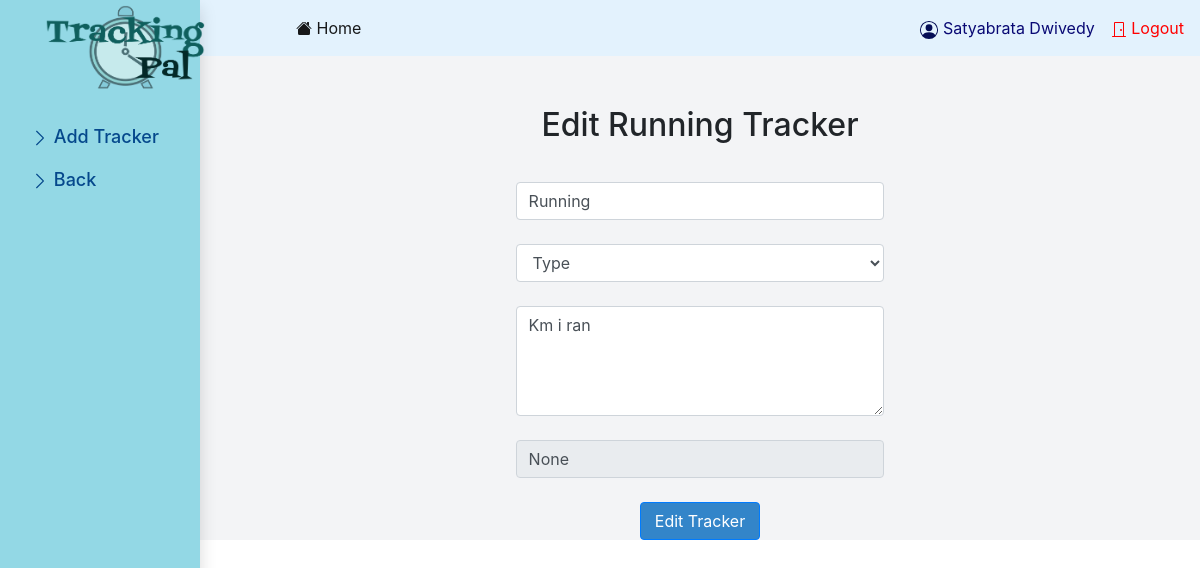
Screenshot of /editTracker/1 (signed in) with the database file from the repository.
### models.py (models this page shows)
class User(db.Model,UserMixin):
    id = db.Column(db.Integer, primary_key=True)
    user_name = db.Column(db.String(100), unique=True)
    password = db.Column(db.String(100))
    name = db.Column(db.String(1000))

class Tracker(db.Model):
     __tablename__ = 'tracker'
     tracker_id=db.Column(db.Integer,primary_key=True,)
     user_name=db.Column(db.String,db.ForeignKey("user.user_name"),nullable=False)
     tracker_name=db.Column(db.String,nullable=False)
     description=db.Column(db.String)
     tracker_type=db.Column(db.String,nullable=False)
     options=db.Column(db.String)
     relative=db.relationship("Log_table",cascade='all,delete',backref="tracker")

### main.py (the view, shortened to what this page needs)
@main.route('/editTracker/<track_id>',methods=['GET','POST'])
@login_required
def editTracker(track_id):
    if request.method=='GET':
        tracker=Tracker.query.filter(Tracker.tracker_id==track_id).first()
        return render_template('edittracker.html',tracker=tracker,name=current_user.name)

### __init__.py (called while the page is built)
def create_app():
    app = Flask(__name__)
    num=16
    res=''.join(secrets.choice(string.ascii_letters + string.digits)for x in range(num))
    app.config['SECRET_KEY'] = "this_is_the_secret_key"
    app.config['SQLALCHEMY_DATABASE_URI'] = 'sqlite:///database.sqlite'
    db.init_app(app)
    login_manager = LoginManager()
    login_manager.login_view = 'auth.login'
    login_manager.init_app(app)
    from models import User
    @login_manager.user_loader
    def load_user(user_id):
        return User.query.get(int(user_id))
    from authenticate import auth as auth_blueprint
    app.register_blueprint(auth_blueprint)
    from main import main as main_blueprint
    app.register_blueprint(main_blueprint)
    return app

### templates/edittracker.html (shortened to what this page needs)
{% extends 'dashboardbase.html' %}
{% block content %}
<div class="container">
  <div class="mx-auto text-center" style="padding-bottom: 30px;">
    <h2>Edit {{tracker['tracker_name']}} Tracker</h2>
  </div>
  <div class="mx-auto text-center" style="width:40% ;height:20% ;">
    <form method="POST" id="add-form">
        <div class="form-outline mb-4">
          <input type="text" id="trackername" name="tname" class="form-control" placeholder="Tracker Name" value="{{tracker['tracker_name']}}" required/>
        </div>
        <div class="form-outline mb-4">
          <select class="form-control" id="choices" name="choices" onchange="entextbox(this)" required>
            <option value="" disabled selected hidden>Type</option>
          </select>
        </div>
        <div class="form-outline mb-4">
          <textarea class="form-control" id="description" name="desc" rows="4" placeholder="Description">{{tracker['description']}}</textarea>
        </div>
        <div class="form-outline mb-4">
          <input type="text" id="sets" name="sets" class="form-control" value="{{tracker['options']}}" placeholder="Give comma separated values for option" disabled/>
        </div>
        <button type="submit" class="btn btn-primary btn-block mx-auto" style="width:120px ;">Edit Tracker</button>
      </form>
    </div>
</div>
{% endblock%}

### templates/dashboardbase.html (shortened to what this page needs)
<!doctype html>
<html lang="en">
  <head>
    <link rel="stylesheet" href="https://cdn.jsdelivr.net/npm/bootstrap@4.1.3/dist/css/bootstrap.min.css">
    <link rel="stylesheet" href="{{url_for('static',filename='dashboard.css')}}">
  </head>
  <body>
    <nav class="navbar navbar-light p-0 shadow" style="background-color: #e3f2fd;">
        <div style="padding-left: 280px;">
          <ul class="navbar navbar-nav ">
            <li class="nav-item px-3">
              <a class="nav-link active" href="/profile">
                   Home
                </a>
            </li>
          </ul>
        </div>
        <div>
          <ul class="nav justify-content-end">
            <li class="nav-item">
              <span class="navbar-text" style="color: rgb(9, 9, 116);"><img width="20" src="{{url_for('static',filename='person-circle.svg')}}" alt="" />  {{name}}</span>
            </li>
            <li class="nav-item">
                  <a class="nav-link" href="{{ url_for('auth.logout') }}" style="color: red;">
                  <svg xmlns="http://www.w3.org/2000/svg" width="16" height="16" fill="currentColor" class="bi bi-door-closed" viewBox="0 1 16 16">
                      <path d="M3 2a1 1 0 0 1 1-1h8a1 1 0 0 1 1 1v13h1.5a.5.5 0 0 1 0 1h-13a.5.5 0 0 1 0-1H3V2zm1 13h8V2H4v13z"/>
                      <path d="M9 9a1 1 0 1 0 2 0 1 1 0 0 0-2 0z"/>
                    </svg> Logout
              </a>
            </li>
          </ul>
      </div>
    </nav>
    <div class="container-fluid ">
        <div class="row">
            <div class="col-md-2 d-none d-md-block sidebar shadow">
                <div class="left-sidebar flex-md-nowrap">
                    <ul class="nav flex-column sidebar-nav">
                      <div style="padding-left: 15px; padding-bottom: 20px;">
                      <a class="navbar-brand col-sm-3 col-md-2 mr-0"><img src="{{url_for('static',filename='logo.png')}}" style="width:160px; height:85px;"></a>
                      </div>
                        <li class="nav-item">
                          <a class="nav-link" href="{{ url_for('main.addTracker') }}">
                            <svg xmlns="http://www.w3.org/2000/svg" width="18" height="18" fill="currentColor" class="bi bi-chevron-right" viewBox="0 0 16 16"><path fill-rule="evenodd" d="M4.646 1.646a.5.5 0 0 1 .708 0l6 6a.5.5 0 0 1 0 .708l-6 6a.5.5 0 0 1-.708-.708L10.293 8 4.646 2.354a.5.5 0 0 1 0-.708z"/></svg>
                            Add Tracker
                            </a>
                        </li>
                        <li class="nav-item">
                          <a class="nav-link" onclick="history.go(-1)" style="cursor: pointer;">
                            <svg xmlns="http://www.w3.org/2000/svg" width="18" height="18" fill="currentColor" class="bi bi-chevron-right" viewBox="0 0 16 16"><path fill-rule="evenodd" d="M4.646 1.646a.5.5 0 0 1 .708 0l6 6a.5.5 0 0 1 0 .708l-6 6a.5.5 0 0 1-.708-.708L10.293 8 4.646 2.354a.5.5 0 0 1 0-.708z"/></svg>
                            Back
                            </a>
                        </li>
                      </ul>
                </div>
            </div>
            <main role="main" class="col-md-9 ml-sm-auto col-lg-10 px-4">
              {% block content %}
              {% endblock %}
            </main>
        </div>
    </div>
  </body>
</html>

### static/dashboard.css (style rules this page uses)
.sidebar { position:fixed; top: 0; left: 0; bottom: 0; z-index: 300; padding: 0 0 0 15px; background-color: #93d8e5; }
.sidebar-nav li .nav-link { color: #05488c; font-weight: 500; font-size: large; }
main { padding-top: 50px; }
nav { padding-left: 200px; }
.btn { background-color: #3385c9; }
main { background: #f3f4f6; grid-area: main; overflow-y: auto; }

### rows the page displays
User: name "Satyabrata Dwivedy"
Tracker: tracker_name "Running", tname "Running", desc "Km i ran", sets "None"
